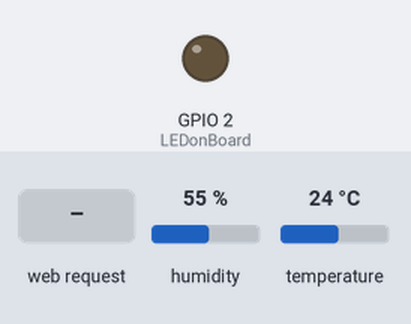
Simulated run of this sketch. Board: ESP8266 (NodeMCU). On the bench: output pins drawn as LEDs (lit = HIGH). The inputs (shaded band) are chosen by the test bench; at power-on: humidity 55 %, temperature 24 °C. WiFi joins after 1.5 s; servers stay silent unless stated; what the sketch prints to the serial monitor is not drawn.

Above: at 0.0 s.
At 3.7 s:
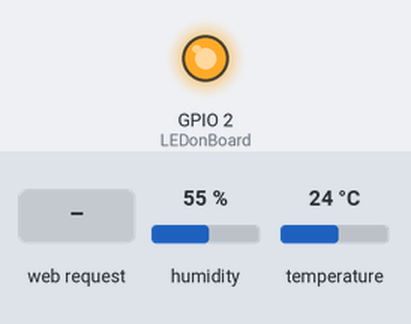
3.8 s: HTTP request GET /readTemperature received
5.3 s: HTTP request GET /readHumidity received
Timing chart, 0 to 8.3 s (numbered marks = the images above; inputs shaded):
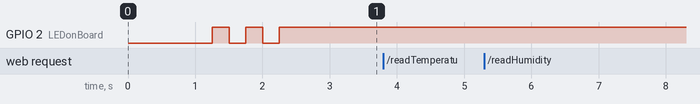

Measured:
- after the input at 3.8 s, every drawn part: stays the same
- after the input at 5.3 s, every drawn part: stays the same

The sketch:

ZALICZENIE25.ino
```cpp
#include <ESP8266WiFi.h>
#include <WiFiClient.h>
#include <ESP8266WebServer.h>
#include "DHT.h"
#define DHTTYPE DHT11
#include "PageIndex.h"
#define LEDonBoard 2

const char *ssid = "Redmi";
const char *password = "rozowy245";

ESP8266WebServer server(80);

const int DHTPin = 5;
DHT dht(DHTPin, DHTTYPE);

void handleRoot(){
    String s = MAIN_page;
    server.send(200, "text/html", s);
}

void handleDHT11Temperature(){
    float t = dht.readTemperature();
    String Temperature_Value = String(t);
    server.send(200, "text/plane", Temperature_Value); //ewentalnie plain XD
    if (isnan(t)) {
        Serial.println("Failed to read temperature from DHT sensor!");
    }
    else {
        Serial.println("DHT11 || Temperature : ");
        Serial.println(t);
        Serial.println(" || ");
    }
}

void handleDHT11Humidity(){
    float h = dht.readHumidity();
    String Humidity_Value = String(h);
    server.send(200, "text/plane", Humidity_Value);
    if (isnan(h)) {
        Serial.println("Failed to read humidity from DHT sensor!");
    }
    else {
        Serial.println("Humidity : ");
        Serial.println(h);
    }
}

void setup(void){
    Serial.begin(115200);
    delay(500);
    dht.begin();
    delay(500);
    WiFi.begin(ssid, password);
    Serial.println("");
    pinMode(LEDonBoard, OUTPUT);
    digitalWrite(LEDonBoard, HIGH);
    Serial.print("Connecting");
    while (WiFi.status() != WL_CONNECTED)
    {
        Serial.print(".");
        digitalWrite(LEDonBoard, LOW);
        delay(250);
        digitalWrite(LEDonBoard, HIGH);
        delay(250);
    }
    digitalWrite(LEDonBoard, HIGH);
    Serial.println("");
    Serial.print("Succesfully connected to : ");
    Serial.println(ssid);
    Serial.print("IP address: ");
    Serial.println(WiFi.localIP());
    server.on("/", handleRoot);
    server.on("/readTemperature", handleDHT11Temperature);
    server.on("/readHumidity", handleDHT11Humidity);
    server.begin();
    Serial.println("HTTP server started");
}

void loop(void){
    server.handleClient();
}
```

PageIndex.h
```cpp
const char MAIN_page[] PROGMEM = R"=====(
<!DOCTYPE html>
<html>
  <head>
    <meta name="viewport" content="width=device-width, initial-scale=1">
    <link href="https://use.fontawesome.com/releases/v5.7.2/css/all.css" rel="stylesheet">
    <style>
      html {
        font-family: Arial;
        display: inline-block;
        margin: 0px auto;
        text-align: center;
      }
      h1 { font-size: 2.0rem; }
      p { font-size: 2.0rem; }
      .units { font-size: 1.2rem; }
      .dht-labels{
        font-size: 1.5rem;
        vertical-align:middle;
        padding-bottom: 15px;
      }
    </style>
  </head>
  <body>
    <h1>NodeMCU ESP8266 Monitoring Sensor DHT11</h1>
    <p>
      <i class="fa fa-thermometer-half" style="font-size:3.0rem;color:#62a1d3;"></i>
      <span class="dht-labels">Temperature : </span>
      <span id="TemperatureValue">0</span>
      <sup class="units">&deg;C</sup>
    </p>
    <p>
      <i class="fa fa-tint" style="font-size:3.0rem;color:#75e095;"></i>
      <span class="dht-labels">Humidity : </span>
      <span id="HumidityValue">0</span>
      <sup class="units">%</sup>
    </p>
    <p>
      <i class="far fa-clock" style="font-size:1.0rem;color:#e3a8c7;"></i>
      <span style="font-size:1.0rem;">Time </span>
      <span id="time" style="font-size:1.0rem;"></span>

      <i class="far fa-calendar-alt" style="font-size:1.0rem;color:#f7dc68";></i>
      <span style="font-size:1.0rem;">Date </span>
      <span id="date" style="font-size:1.0rem;"></span>
    </P>
  <p>
    <i class="fab fa-youtube" style="font-size:1.0rem;color:red;"></i>
    <span style="font-size:1.0rem;">Don't Forget to Subscribe </span>
    <a href="https://www.youtube.com/channel/UCk8rZ8lhAH4H-75tQ7Ljc1A" target="_blank" style="font-size:1.0rem;">Uteh Str YouTube Channel</a>
  </P>
    <script>
      setInterval(function() {
        // Call a function repetatively with 2 Second interval
        getTemperatureData();
        getHumidityData();
      }, 2000);

      setInterval(function() {
        // Call a function repetatively with 1 Second interval
        Time_Date();
      }, 1000);

      function getTemperatureData() {
        var xhttp = new XMLHttpRequest();
        xhttp.onreadystatechange = function() {
          if (this.readyState == 4 && this.status == 200) {
            document.getElementById("TemperatureValue").innerHTML =
            this.responseText;
          }
        };
        xhttp.open("GET", "readTemperature", true);
        xhttp.send();
      }

      function getHumidityData() {
        var xhttp = new XMLHttpRequest();
        xhttp.onreadystatechange = function() {
          if (this.readyState == 4 && this.status == 200) {
          document.getElementById("HumidityValue").innerHTML =
          this.responseText;
          }
        };
        xhttp.open("GET", "readHumidity", true);
        xhttp.send();
      }
      function Time_Date() {
        var t = new Date();
        document.getElementById("time").innerHTML = t.toLocaleTimeString();
        var d = new Date();
        const dayNames = ["Sunday", "Monday", "Tuesday", "Wednesday", "Thursday", "Friday","Saturday"];
        const monthNames = ["January", "February", "March", "April", "May", "June","July", "August", "September", "October", "November", "December"];
        document.getElementById("date").innerHTML = dayNames[d.getDay()] + ", " + d.getDate() + "-" + monthNames[d.getMonth()] + "-" + d.getFullYear();
      }
    </script>
  </body>
</html>
)=====";
```
